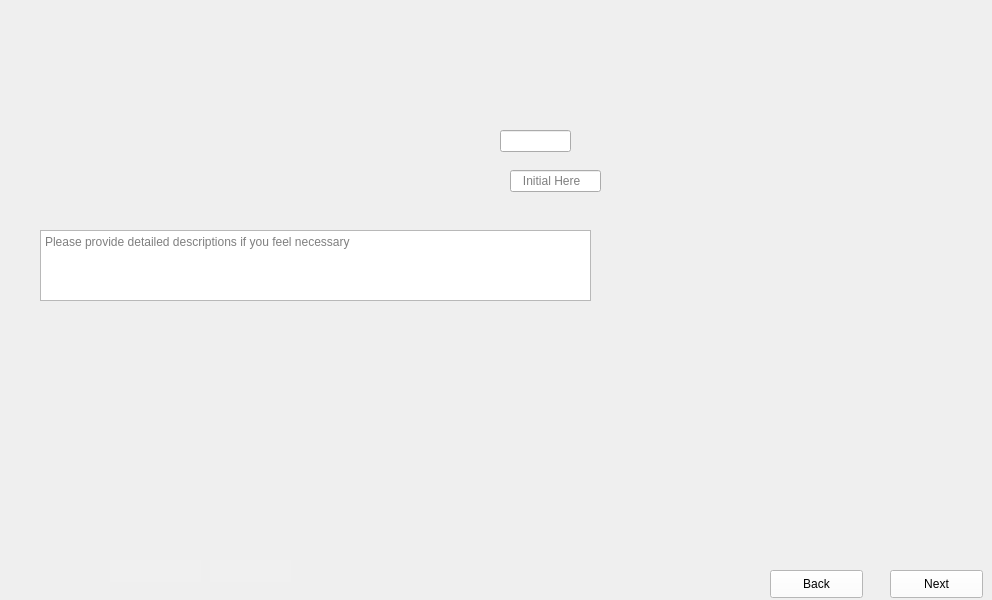
      <widget class="QWidget" name="Dice_First_Pillars_1">
       <property name="maximumSize">
        <size>
         <width>1024</width>
         <height>600</height>
        </size>
       </property>
       <property name="styleSheet">
        <string notr="true">border-image: url(:/images/images/Dice_First_Pillars_1.png);</string>
       </property>
       <widget class="QTextEdit" name="Dice_First_Pillars_1_Comments">
        <property name="geometry">
         <rect>
          <x>40</x>
          <y>230</y>
          <width>551</width>
          <height>71</height>
         </rect>
        </property>
        <property name="styleSheet">
         <string notr="true">border-image:None;</string>
        </property>
        <property name="placeholderText">
         <string>Please provide detailed descriptions if you feel necessary </string>
        </property>
       </widget>
       <widget class="QLineEdit" name="Dice_First_Pillars_1_Initial1">
        <property name="geometry">
         <rect>
          <x>510</x>
          <y>170</y>
          <width>91</width>
          <height>22</height>
         </rect>
        </property>
        <property name="styleSheet">
         <string notr="true">border-image:None;</string>
        </property>
        <property name="placeholderText">
         <string>   Initial Here</string>
        </property>
       </widget>
       <widget class="QLineEdit" name="Dice_First_Pillars_1_Data">
        <property name="geometry">
         <rect>
          <x>500</x>
          <y>130</y>
          <width>71</width>
          <height>22</height>
         </rect>
        </property>
        <property name="styleSheet">
         <string notr="true">border-image:None;</string>
        </property>
       </widget>
       <widget class="QPushButton" name="Dice_First_Pillars_1_Next">
        <property name="geometry">
         <rect>
          <x>890</x>
          <y>570</y>
          <width>93</width>
          <height>28</height>
         </rect>
        </property>
        <property name="styleSheet">
         <string notr="true">QPushButton{
background-color: rgb(255, 255, 255);
height: 35px;
border-image:None;
}
QPushButton::hover{
background-color: rgb(0, 0, 255);
}
QPushButton:pressed{
padding-top:7px;
padding-top:7px;
}</string>
        </property>
        <property name="text">
         <string>Next</string>
        </property>
       </widget>
       <widget class="QPushButton" name="Dice_First_Pillars_1_Back">
        <property name="geometry">
         <rect>
          <x>770</x>
          <y>570</y>
          <width>93</width>
          <height>28</height>
         </rect>
        </property>
        <property name="styleSheet">
         <string notr="true">QPushButton{
background-color: rgb(255, 255, 255);
height: 35px;
border-image:None;
}
QPushButton::hover{
background-color: rgb(0, 0, 255);
}
QPushButton:pressed{
padding-top:7px;
padding-top:7px;
}</string>
        </property>
        <property name="text">
         <string>Back</string>
        </property>
       </widget>
       <widget class="QLineEdit" name="Dice_First_Pillars_1_Initial2">
        <property name="geometry">
         <rect>
          <x>210</x>
          <y>560</y>
          <width>81</width>
          <height>22</height>
         </rect>
        </property>
        <property name="styleSheet">
         <string notr="true">QLineEdit{
background-color: rgb(240, 240, 240);
border: none;
border-image:None;
}</string>
        </property>
       </widget>
       <widget class="QLineEdit" name="Dice_First_Pillars_1_Dates">
        <property name="geometry">
         <rect>
          <x>110</x>
          <y>560</y>
          <width>91</width>
          <height>22</height>
         </rect>
        </property>
        <property name="styleSheet">
         <string notr="true">QLineEdit{
background-color: rgb(240, 240, 240);
border: none;
border-image:None;
}</string>
        </property>
       </widget>
      </widget>
